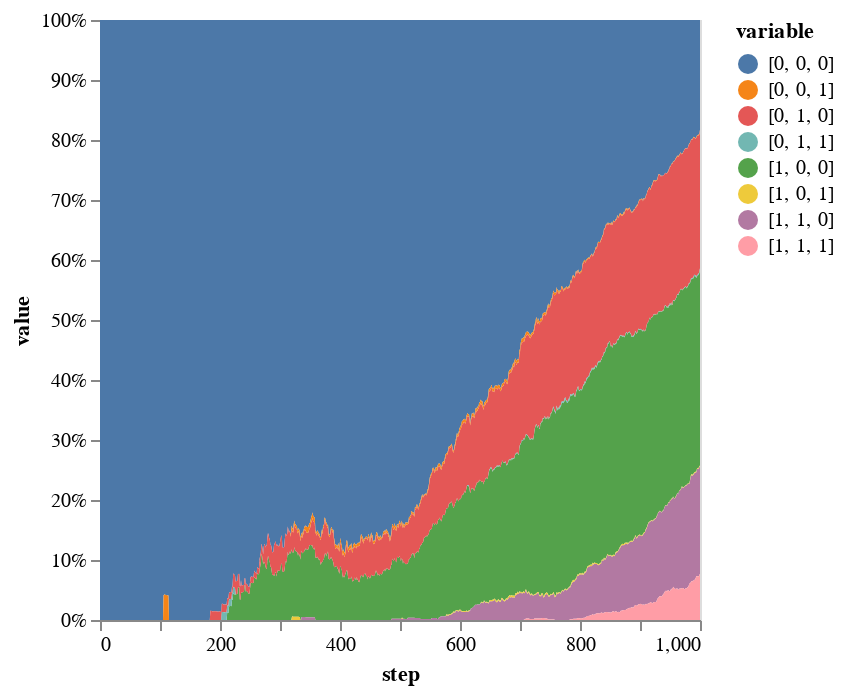

The notebook cell this image was saved under:
### Code cell
#And the relative number of cells of each genotype
stacked |>
@vlplot(:area, x=:step, y={:value, stack=:normalize}, color="variable:n")

### Figure 1 — Vega-Lite specification as saved in the notebook (floating-point values rounded to 4 significant figures; data arrays with more than 128 entries replaced by an {"elided": "..."} marker saying what was removed)
{"data": {"values": {"elided": "8008 records"}}, "encoding": {"color": {"field": "variable", "type": "nominal"}, "x": {"field": "step", "type": "quantitative"}, "y": {"field": "value", "stack": "normalize", "type": "quantitative"}}, "mark": "area"}
